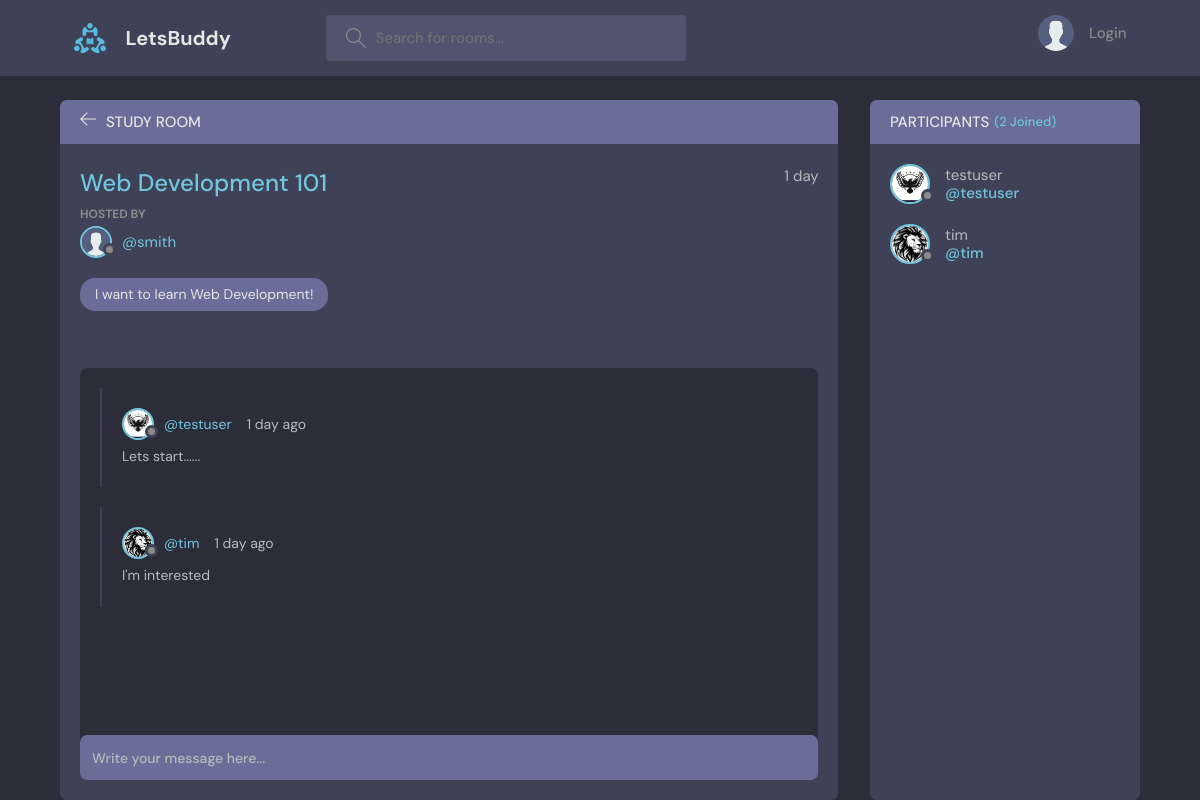
Page /room/2/ on the committed database.
### base/models.py (models this page shows, shortened)
class Room(models.Model):
    host = models.ForeignKey(User, on_delete=models.SET_NULL, null=True)
    topic = models.ForeignKey(Topic, on_delete=models.SET_NULL, null=True)
    name = models.CharField(max_length=200)
    description = models.TextField(null=True, blank=True)
    participants = models.ManyToManyField(User,
                    related_name='participants', blank=True)
    updated = models.DateTimeField(auto_now=True)
    created = models.DateTimeField(auto_now_add=True)
    class Meta:
        ordering = ['-updated', '-created']

class User(AbstractUser):
    name = models.CharField(max_length=200, null=True)
    email = models.EmailField(unique=True, null=True)
    bio = models.TextField(null=True)
    avatar = models.ImageField(null=True, default="avatar.svg")
    USERNAME_FIELD = 'email'
    REQUIRED_FIELDS = []

class Topic(models.Model):
    name = models.CharField(max_length=200)
    def __str__(self):
        return self.name

class Message(models.Model):
    user = models.ForeignKey(User, on_delete=models.CASCADE)
    room = models.ForeignKey(Room, on_delete=models.CASCADE)
    body = models.TextField()
    updated = models.DateTimeField(auto_now=True)
    created = models.DateTimeField(auto_now_add=True)
    class Meta:
        ordering = ['-updated', '-created']

### base/views.py (the view, shortened to what this page needs)
# urls.py: path('room/<str:pk>/', views.room, name="room"),
def room(request, pk):
    room = Room.objects.get(id=pk)
    room_messages = room.message_set.all()
    participants = room.participants.all()
    context = {'room': room, 'room_messages':room_messages,
                'participants': participants}
    return render(request, 'base/room.html', context)

### base/templates/base/room.html (shortened to what this page needs)
{% extends 'main.html' %}
{% block content %}
    <main class="profile-page layout layout--2">
      <div class="container">
        <div class="room">
          <div class="room__top">
            <div class="room__topLeft">
              <a href="{% url 'home' %}">
                <svg version="1.1" xmlns="http://www.w3.org/2000/svg" width="32" height="32" viewBox="0 0 32 32">
                  <title>arrow-left</title>
                  <path
                    d="M13.723 2.286l-13.723 13.714 13.719 13.714 1.616-1.611-10.96-10.96h27.625v-2.286h-27.625l10.965-10.965-1.616-1.607z"
                  ></path>
                </svg>
              </a>
              <h3>Study Room</h3>
            </div>
          </div>
          <div class="room__box scroll">
            <div class="room__header scroll">
              <div class="room__info">
                <h3>{{room.name}}</h3>
                <span>{{room.created|timesince}}</span>
              </div>
              <div class="room__hosted">
                <p>Hosted By</p>
                <a href="{% url 'user-profile' room.host.id %}" class="room__author">
                  <div class="avatar avatar--small">
                    <img src="{{room.host.avatar.url}}" />
                  </div>
                  <span>@{{room.host.username}}</span>
                </a>
              </div>
              <span class="room__topics">{{room.topic}}</span>
            </div>
            <div class="room__conversation">
              <div class="threads scroll">
                {% for message in room_messages %}
                <div class="thread">
                  <div class="thread__top">
                    <div class="thread__author">
                      <a href="{% url 'user-profile' message.user.id %}" class="thread__authorInfo">
                        <div class="avatar avatar--small">
                          <img src="{{message.user.avatar.url}}" />
                        </div>
                        <span>@{{message.user.username}}</span>
                      </a>
                      <span class="thread__date">{{message.created|timesince}} ago</span>
                    </div>
                  </div>
                  <div class="thread__details">
                    {{message.body}}
                  </div>
                </div>
                {% endfor %}
              </div>
            </div>
          </div>
          <div class="room__message">
            <form action="" method="POST">
              <input name="body" placeholder="Write your message here..." /></form>
          </div>
        </div>
        <div class="participants">
          <h3 class="participants__top">Participants <span>({{participants.count}} Joined)</span></h3>
          <div class="participants__list scroll">
            {% for user in participants %}
            <a href="{% url 'user-profile' user.id %}" class="participant">
              <div class="avatar avatar--medium">
                <img src={{user.avatar.url}} />
              </div>
              <p>
                {{user.username}}
                <span>@{{user.username}}</span>
              </p>
            </a>
            {% endfor %}
          </div>
        </div>
      </div>
    </main>
{% endblock content %}

### rows in the picture
Room: name "Web Development 101", created "1 day", host.avatar (placeholder picture), host.username "smith", topic "I want to learn Web Development!"
Message: user.avatar (picture), user.username "testuser", created "1 day", body "Lets start......"
Message: user.avatar (picture), user.username "tim", created "1 day", body "I'm interested"
User: avatar (picture), username "testuser"
User: avatar (picture), username "tim"

### other values in the picture
{{ participants.count }} "2"
